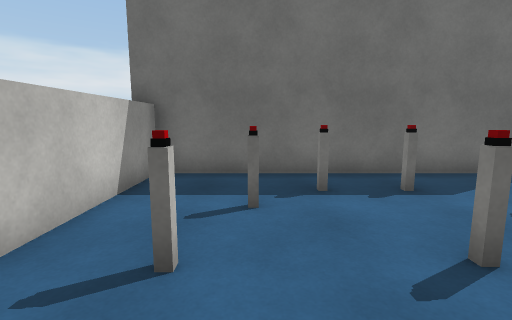
[1] (above)

12 first-person views from a walk through a Unity game level. The camera is 1.3 m above the floor, tilts 8° down and sees 85° across. The floor is counted in squares, 1 m on a side. Each view is taken from the middle of a square. On the plan, view 1 faces up. The plan holds only what a view shows up to about 13 squares ahead; the rest is blank. The place goes on beyond the plan. The player is left out. Surface patterns are stand-ins for the level's own textures.

[2]
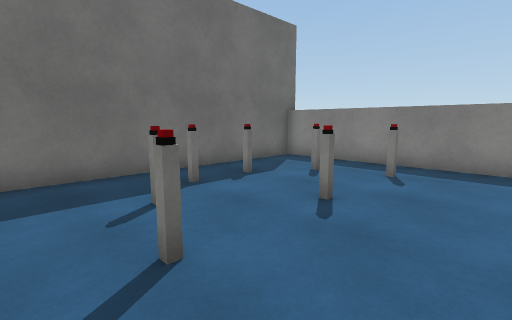

[3]
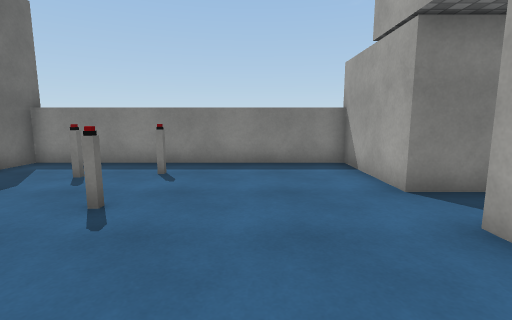

[4]
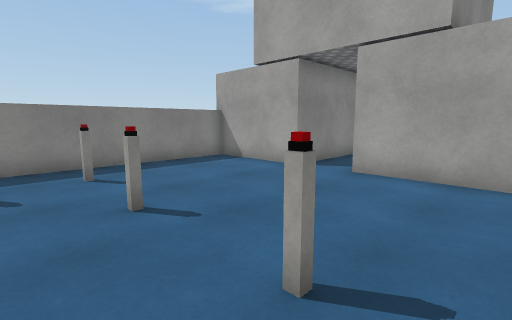

[5]
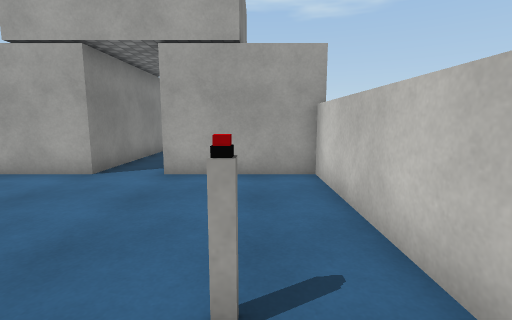

[6]
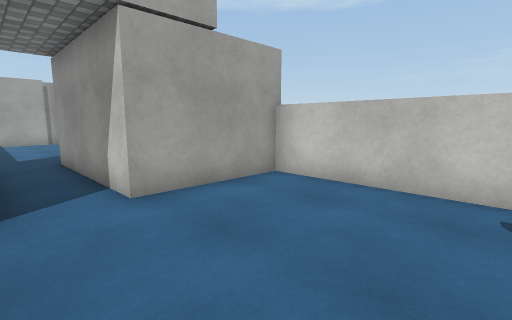

[7]
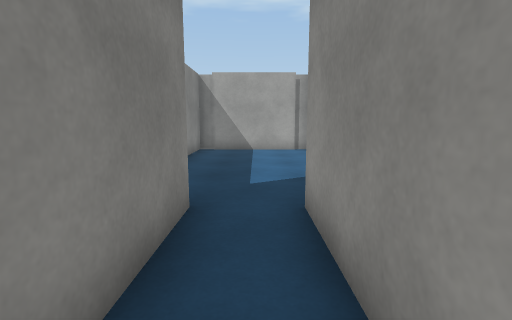

[8]
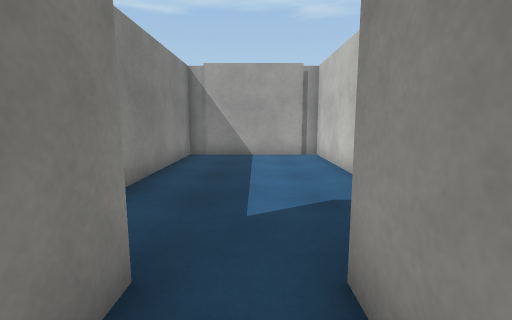

[9]
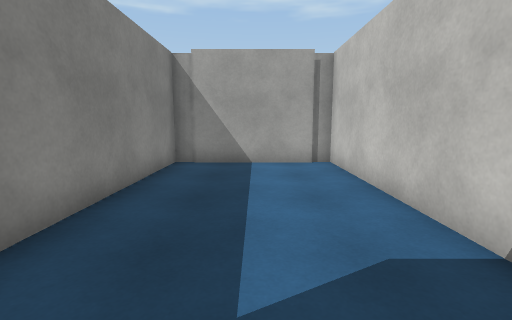

[10]
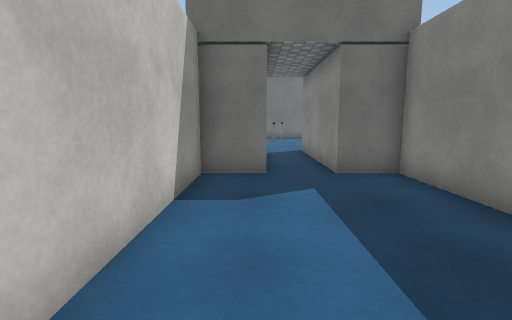

[11]
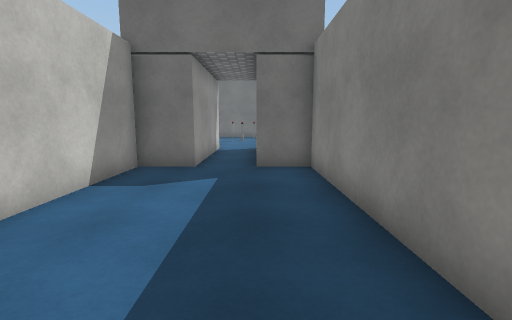

[12]
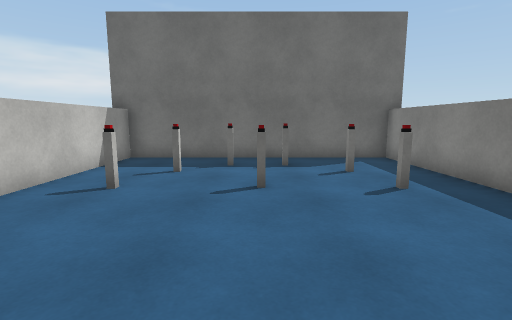

### Floor plan
Points are (right, up) in squares from view 1. A wall is a line through its corners. A room is listed if a view was taken in it or the views show most of it. See-through windows are left out.
Room 1 (views 1, 2, 3, 4, 5, 6)
walls: (3, -2.7) (6.6, -2.7) (6.6, 6.9) (-2.5, 6.9) (-2.5, -2.7) (1.3, -2.7)
ways out: opening at (2, -2) to room 2
objects: other object (-1, 2); other object (0, 4); other object (1, 5); other object (2, 2); other object (3, 5); other object (4, 4); other object (5, 2)
Room 2 (views 7, 8, 9, 10, 11, 12)
walls: (1.3, -2.7) (1.3, -8.1) (-0.4, -8.1) (-0.4, -16.7) (4.6, -16.7) (4.6, -8.1) (3, -8.1) (3, -2.7)
ways out: opening at (2, -2) to room 1

Where each view was taken, in squares from view 1:
view 1: 0 up, 0 right, facing up
view 2: 0 up, 2 left, facing up-right
view 3: 0 up, 2 left, facing right
view 4: 4 up, 2 left, facing down-right
view 5: 4 up, 1 left, facing down
view 6: 2 up, 3 right, facing down-left
view 7: 4 down, 2 right, facing down
view 8: 6 down, 2 right, facing down
view 9: 8 down, 2 right, facing down
view 10: 15 down, 1 right, facing up
view 11: 16 down, 3 right, facing up
view 12: 3 down, 2 right, facing up
